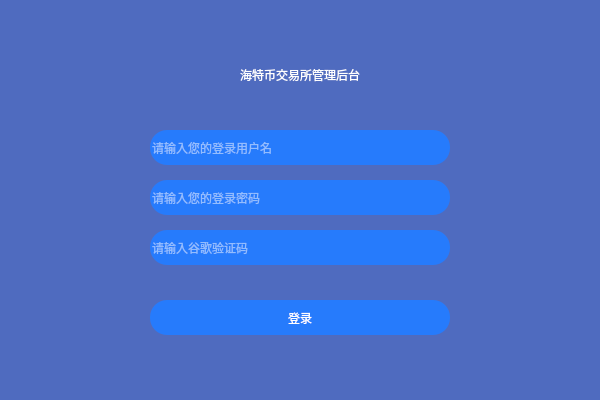
<?xml version="1.0" encoding="UTF-8"?>
<ui version="4.0">
 <class>CLoginDlg</class>
 <widget class="QDialog" name="CLoginDlg">
  <property name="geometry">
   <rect>
    <x>0</x>
    <y>0</y>
    <width>600</width>
    <height>400</height>
   </rect>
  </property>
  <property name="windowTitle">
   <string>Dialog</string>
  </property>
  <property name="styleSheet">
   <string notr="true">background-color: #4F6BBF;
border-radius:5px;</string>
  </property>
  <widget class="QFrame" name="frame">
   <property name="geometry">
    <rect>
     <x>0</x>
     <y>0</y>
     <width>600</width>
     <height>400</height>
    </rect>
   </property>
   <property name="frameShape">
    <enum>QFrame::StyledPanel</enum>
   </property>
   <property name="frameShadow">
    <enum>QFrame::Raised</enum>
   </property>
   <widget class="QLineEdit" name="le_userName">
    <property name="geometry">
     <rect>
      <x>150</x>
      <y>130</y>
      <width>300</width>
      <height>35</height>
     </rect>
    </property>
    <property name="styleSheet">
     <string notr="true">color:#ffffff;
font: 13pt &quot;宋体&quot;;
background:#267BFC;
border-radius:17px;</string>
    </property>
    <property name="placeholderText">
     <string>请输入您的登录用户名</string>
    </property>
   </widget>
   <widget class="QLabel" name="lb_title">
    <property name="geometry">
     <rect>
      <x>150</x>
      <y>60</y>
      <width>300</width>
      <height>30</height>
     </rect>
    </property>
    <property name="styleSheet">
     <string notr="true">font: 15pt &quot;宋体&quot;;
color: rgb(255, 255, 255);</string>
    </property>
    <property name="text">
     <string>海特币交易所管理后台</string>
    </property>
    <property name="alignment">
     <set>Qt::AlignCenter</set>
    </property>
   </widget>
   <widget class="QLineEdit" name="le_password">
    <property name="geometry">
     <rect>
      <x>150</x>
      <y>180</y>
      <width>300</width>
      <height>35</height>
     </rect>
    </property>
    <property name="styleSheet">
     <string notr="true">color:#ffffff;
font: 13pt &quot;宋体&quot;;
background:#267BFC;
border-radius:17px;</string>
    </property>
    <property name="echoMode">
     <enum>QLineEdit::Password</enum>
    </property>
    <property name="placeholderText">
     <string>请输入您的登录密码</string>
    </property>
   </widget>
   <widget class="QLineEdit" name="le_googleCode">
    <property name="geometry">
     <rect>
      <x>150</x>
      <y>230</y>
      <width>300</width>
      <height>35</height>
     </rect>
    </property>
    <property name="styleSheet">
     <string notr="true">color:#ffffff;
font: 13pt &quot;宋体&quot;;
background:#267BFC;
border-radius:17px;</string>
    </property>
    <property name="placeholderText">
     <string>请输入谷歌验证码</string>
    </property>
   </widget>
   <widget class="QPushButton" name="btn_Login">
    <property name="geometry">
     <rect>
      <x>150</x>
      <y>300</y>
      <width>300</width>
      <height>35</height>
     </rect>
    </property>
    <property name="cursor">
     <cursorShape>PointingHandCursor</cursorShape>
    </property>
    <property name="styleSheet">
     <string notr="true">	color:#ffffff;
	background:#267BFC;
	font: 14pt &quot;新宋体&quot;;
	border:none;
	border-radius:17px;
	outline:none;

</string>
    </property>
    <property name="text">
     <string>登录</string>
    </property>
   </widget>
  </widget>
  <widget class="QPushButton" name="btn_Close">
   <property name="geometry">
    <rect>
     <x>560</x>
     <y>10</y>
     <width>30</width>
     <height>30</height>
    </rect>
   </property>
   <property name="cursor">
    <cursorShape>PointingHandCursor</cursorShape>
   </property>
   <property name="styleSheet">
    <string notr="true">border:none;
outline:none;</string>
   </property>
   <property name="text">
    <string/>
   </property>
   <property name="icon">
    <iconset resource="../../resource/res.qrc">
     <normaloff>:/close.png</normaloff>:/close.png</iconset>
   </property>
   <property name="iconSize">
    <size>
     <width>25</width>
     <height>25</height>
    </size>
   </property>
  </widget>
 </widget>
 <resources>
  <include location="../../resource/res.qrc"/>
 </resources>
 <connections/>
</ui>
